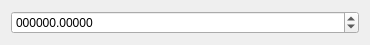
<?xml version="1.0" encoding="UTF-8"?>
<ui version="4.0">
 <class>DlgSpinBox</class>
 <widget class="QDialog" name="DlgSpinBox">
  <property name="geometry">
   <rect>
    <x>0</x>
    <y>0</y>
    <width>370</width>
    <height>44</height>
   </rect>
  </property>
  <property name="windowTitle">
   <string>Введите значение</string>
  </property>
  <layout class="QGridLayout" name="gridLayout">
   <item row="0" column="0">
    <widget class="QDoubleSpinBox" name="spin">
     <property name="prefix">
      <string>00000</string>
     </property>
     <property name="decimals">
      <number>5</number>
     </property>
     <property name="minimum">
      <double>-99999.999989999996615</double>
     </property>
     <property name="maximum">
      <double>99999.999989999996615</double>
     </property>
    </widget>
   </item>
  </layout>
 </widget>
 <resources/>
 <connections/>
</ui>
